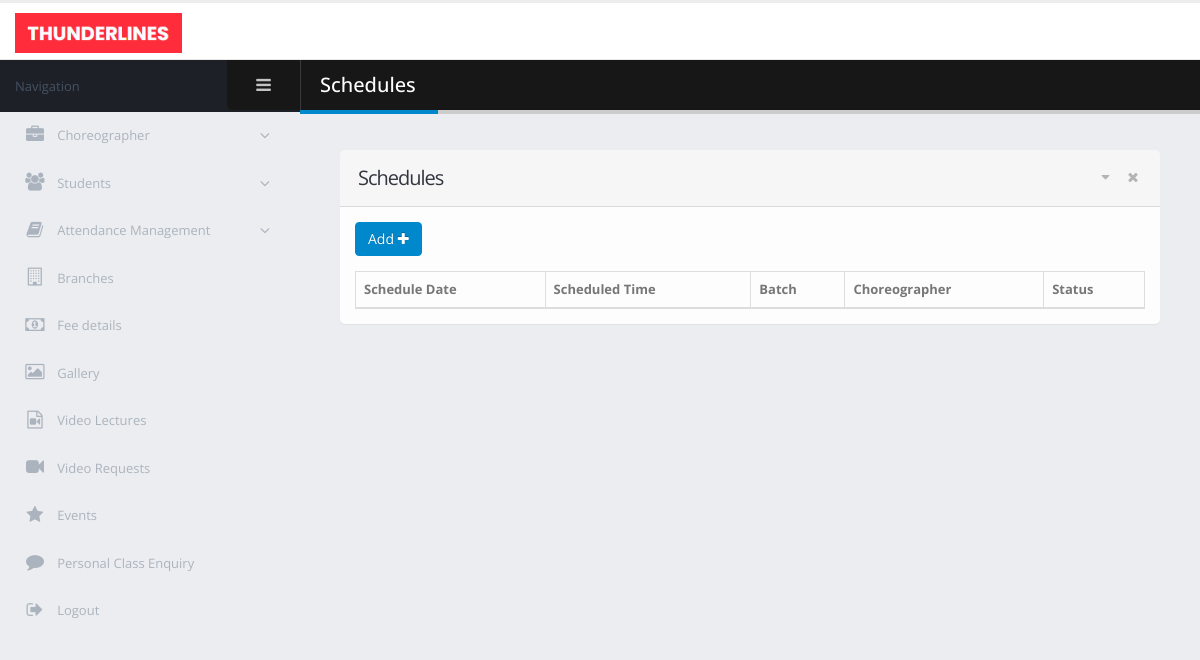
The app's page /admin/schedules.php, older data.
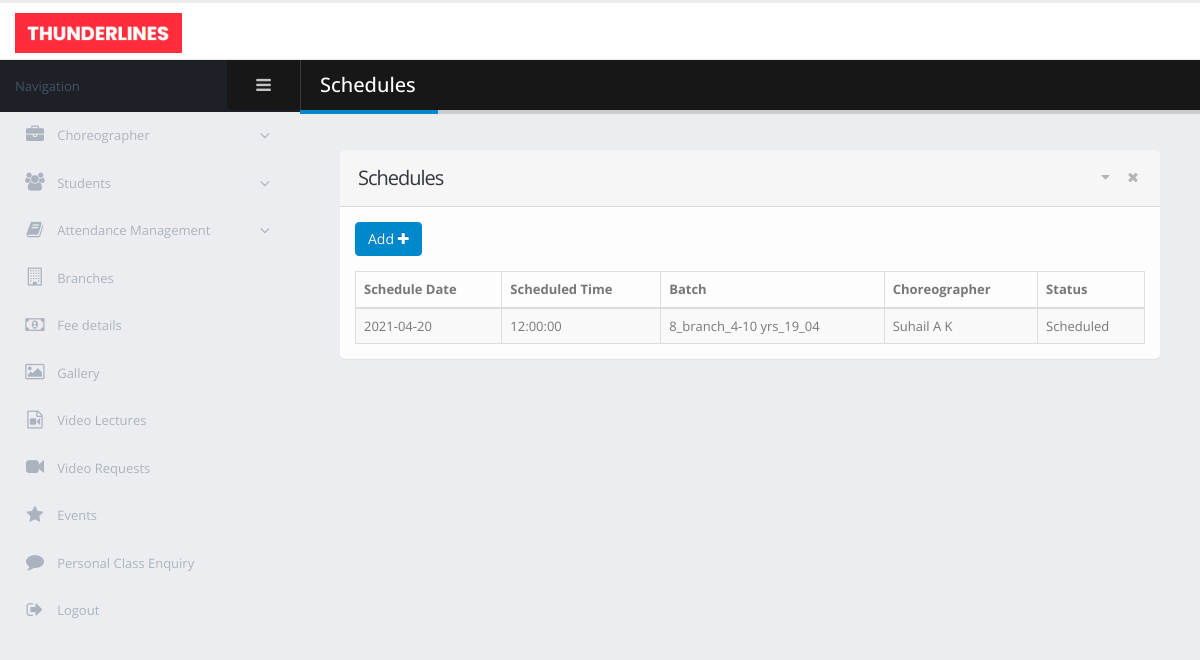
The same page, newer data.
### tables this page shows
CREATE TABLE `schedule` (
  `schedule_id` int(11) NOT NULL,
  `batch_id` int(11) NOT NULL,
  `schedule_time` time NOT NULL,
  `schedule_date` date NOT NULL,
  `schedule_status` int(11) NOT NULL DEFAULT 1
);

CREATE TABLE `batch` (
  `batch_id` int(11) NOT NULL,
  `batch_name` varchar(40) NOT NULL,
  `batch_age_grp` varchar(35) NOT NULL,
  `branch_id` int(11) NOT NULL,
  `choreographer_id` int(11) DEFAULT 0
);

CREATE TABLE `choreographer` (
  `choreographer_id` int(11) NOT NULL,
  `choreographer_name` varchar(50) NOT NULL,
  `choreographer_dob` date NOT NULL,
  `address` varchar(40) NOT NULL,
  `place` varchar(30) NOT NULL,
  `pincode` int(11) NOT NULL,
  `district` varchar(25) NOT NULL,
  `mobile` bigint(12) NOT NULL,
  `email` varchar(25) NOT NULL,
  `sallary` int(11) NOT NULL,
  `qualification` varchar(20) NOT NULL
);

### admin/schedules.php (the view, shortened to what the changed rows need)
<!doctype html>
<html class="fixed">
	<head>
		<link rel="stylesheet" href="assets/vendor/bootstrap/css/bootstrap.css" />
		<link rel="stylesheet" href="assets/vendor/font-awesome/css/font-awesome.css" />
		<link rel="stylesheet" href="assets/vendor/magnific-popup/magnific-popup.css" />
		<link rel="stylesheet" href="assets/vendor/bootstrap-datepicker/css/bootstrap-datepicker3.css" />
		<link rel="stylesheet" href="assets/vendor/jquery-ui/jquery-ui.css" />
		<link rel="stylesheet" href="assets/vendor/jquery-ui/jquery-ui.theme.css" />
		<link rel="stylesheet" href="assets/vendor/bootstrap-multiselect/bootstrap-multiselect.css" />
		<link rel="stylesheet" href="assets/vendor/morris.js/morris.css" />
		<link rel="stylesheet" href="assets/stylesheets/theme.css" />
		<link rel="stylesheet" href="assets/stylesheets/skins/default.css" />
		<link rel="stylesheet" href="assets/stylesheets/theme-custom.css">
	</head>
	<body>
		<section class="body">
			<div class="inner-wrapper">
                <section role="main" class="content-body">
                    <header class="page-header">
                        <h2>Schedules</h2>
                    </header>
                    <section class="panel">
                        <header class="panel-heading">
                            <h2 class="panel-title">Schedules</h2>
                        </header>
                        <div class="panel-body">
                            <table class="table table-bordered table-striped mb-none" id="tester_table">
                                <thead>
                                <tr>
                                    <th>Schedule Date</th>
                                    <th>Scheduled Time</th>
                                    <th>Batch</th>
				                    <th>Choreographer</th>
				                    <th>Status</th>
                                </tr>
                                </thead>
                                <tbody>
                                <?php
                                $server_name = "localhost";
                                $user_name = "root";
                                $password = "";
                                $database = "dance-academy";
                                $conn = new mysqli($server_name, $user_name, $password, $database);
                                $schedule_sel = "select batch_id, schedule_time, schedule_date, schedule_status from schedule order by schedule_id desc ";
                                $res = $conn->query($schedule_sel);
                                while ($row = $res->fetch_array())
                                {
                                    echo "<tr>";
                                    echo "<td>$row[2]</td>";
                                    echo "<td>$row[1]</td>";
                                    $batch_sel = "select batch_name, choreographer_id from batch where batch_id='$row[0]'";
                                    $batch_res = mysqli_query($conn, $batch_sel);
                                    while ($row_batch = $batch_res->fetch_array())
                                    {
                                        echo "<td>$row_batch[0]</td>";
                                        if ($row_batch[1]==0)
                                        {
                                            echo "<td>Not assigned</td>";
                                        }
                                        else
                                        {
                                            $choreo_sel = "select choreographer_name from choreographer where choreographer_id ='$row_batch[1]'";
                                            $chore_res = $conn->query($choreo_sel);
                                            while ($choreo_row = $chore_res->fetch_array())
                                            {
                                                echo "<td>$choreo_row[0]</td>";
                                            }
                                        }
                                    }
                                    if ($row[3]==0)
                                    {
                                        echo "<td>Completed</td>";
                                    }
                                    else if($row[3]==1)
                                    {
                                        echo "<td>Scheduled</td>";
                                    }
                                }
                                ?>
                                </tbody>
                            </table>
                        </div>
                    </section>
                </section>
			</div>
		</section>
	</body>
</html>

Row changes from the older to the newer data that the page shows:
added schedule: schedule_date "2021-04-20", schedule_time "12:00:00", schedule_status "Scheduled"
added batch: batch_name "8_branch_4-10 yrs_19_04"
added choreographer: choreographer_name "Suhail A K"
